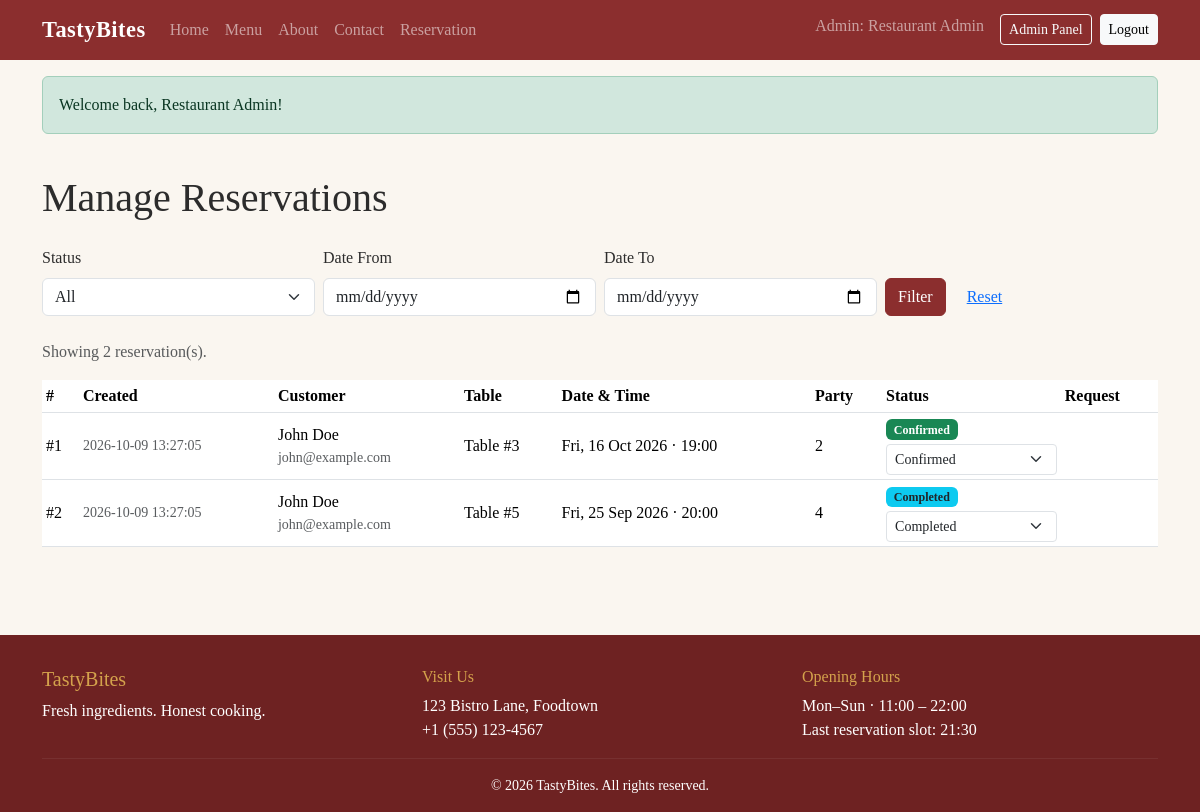
Page /admin/reservation_manage.php (signed in) on the committed database.
### tables this page shows
CREATE TABLE reservations (
    id               INT UNSIGNED AUTO_INCREMENT PRIMARY KEY,
    user_id          INT UNSIGNED NOT NULL,
    table_id         INT UNSIGNED NOT NULL,
    reservation_date DATE NOT NULL,
    reservation_time TIME NOT NULL,
    party_size       INT NOT NULL,
    special_request  TEXT NULL,
    status           ENUM('pending','confirmed','cancelled','completed') DEFAULT 'pending',
    created_at       TIMESTAMP DEFAULT CURRENT_TIMESTAMP,
    INDEX idx_reservation_lookup (table_id, reservation_date, reservation_time),
    FOREIGN KEY (user_id)  REFERENCES users(id)  ON DELETE CASCADE,
    FOREIGN KEY (table_id) REFERENCES tables(id) ON DELETE RESTRICT
);

CREATE TABLE users (
    id            INT UNSIGNED AUTO_INCREMENT PRIMARY KEY,
    full_name     VARCHAR(100) NOT NULL,
    email         VARCHAR(150) NOT NULL UNIQUE,
    phone         VARCHAR(20)  NULL,
    password_hash VARCHAR(255) NOT NULL,
    role          ENUM('user','admin') NOT NULL DEFAULT 'user',
    created_at    TIMESTAMP DEFAULT CURRENT_TIMESTAMP
);

CREATE TABLE tables (
    id            INT UNSIGNED AUTO_INCREMENT PRIMARY KEY,
    table_number  INT NOT NULL UNIQUE,
    capacity      INT NOT NULL,
    location_note VARCHAR(80) NULL,
    is_active     TINYINT(1) DEFAULT 1
);

### includes/helpers.php (called while the page is built, shortened)
<?php
function e(?string $value): string
{
    return htmlspecialchars((string)($value ?? ''), ENT_QUOTES | ENT_SUBSTITUTE, 'UTF-8');
}
function formatReservationDateTime(string $date, string $time): string
{
    $dt = DateTime::createFromFormat('Y-m-d H:i:s', $date . ' ' . $time);
    return $dt->format('D, d M Y') . ' · ' . $dt->format('H:i');
}

### admin/reservation_manage.php (the view, shortened to what this page needs)
<?php
require_once __DIR__ . '/../includes/db.php';
require_once __DIR__ . '/../includes/helpers.php';
$allowedStatuses = ['pending', 'confirmed', 'cancelled', 'completed'];
$statusFilter = $_GET['status']    ?? '';
$dateFrom     = $_GET['date_from'] ?? '';
$dateTo       = $_GET['date_to']   ?? '';
$sql = "SELECT r.id, r.reservation_date, r.reservation_time, r.party_size, r.status,
               r.special_request, r.created_at,
               u.full_name, u.email, u.phone,
               t.table_number
        FROM reservations r
        JOIN users u  ON u.id = r.user_id
        JOIN tables t ON t.id = r.table_id";
$sql .= ' ORDER BY r.reservation_date DESC, r.reservation_time DESC LIMIT 200';
$stmt = $db->prepare($sql);
$stmt->execute();
$rows = $stmt->get_result()->fetch_all(MYSQLI_ASSOC);
$filterQuery = array_filter([
    'status'    => $statusFilter,
    'date_from' => $dateFrom,
    'date_to'   => $dateTo,
], fn($v) => $v !== '');
function statusBadgeClass(string $status): string
{
    return match ($status) {
        'pending'   => 'bg-warning text-dark',
        'confirmed' => 'bg-success',
        'cancelled' => 'bg-secondary',
        'completed' => 'bg-info text-dark',
        default     => 'bg-light text-dark',
    };
}
require_once __DIR__ . '/../includes/header.php';
?>
<h1 class="mb-4">Manage Reservations</h1>
<form method="get" action="<?= BASE_URL ?>/admin/reservation_manage.php" class="row g-2 mb-4">
    <div class="col-md-3">
        <label for="status" class="form-label">Status</label>
        <select id="status" name="status" class="form-select">
            <option value="">All</option>
        </select>
    </div>
    <div class="col-md-3">
        <label for="date_from" class="form-label">Date From</label>
        <input type="date" id="date_from" name="date_from" class="form-control"
               value="<?= e($dateFrom) ?>">
    </div>
    <div class="col-md-3">
        <label for="date_to" class="form-label">Date To</label>
        <input type="date" id="date_to" name="date_to" class="form-control"
               value="<?= e($dateTo) ?>">
    </div>
    <div class="col-md-3 d-flex align-items-end">
        <button type="submit" class="btn btn-primary me-2">Filter</button>
        <a href="<?= BASE_URL ?>/admin/reservation_manage.php" class="btn btn-link">Reset</a>
    </div>
</form>
<p class="text-muted">Showing <?= count($rows) ?> reservation(s).</p>
<div class="table-responsive">
    <table class="table align-middle table-sm">
        <thead>
            <tr>
                <th>#</th>
                <th>Created</th>
                <th>Customer</th>
                <th>Table</th>
                <th>Date &amp; Time</th>
                <th>Party</th>
                <th>Status</th>
                <th>Request</th>
            </tr>
        </thead>
        <tbody>
        <?php if (empty($rows)): ?>
            <tr><td colspan="8" class="text-center text-muted">No reservations match the filters.</td></tr>
        <?php else: foreach ($rows as $r): ?>
            <tr>
                <td>#<?= (int)$r['id'] ?></td>
                <td class="small text-muted"><?= e($r['created_at']) ?></td>
                <td>
                    <?= e($r['full_name']) ?>
                    <small class="d-block text-muted"><?= e($r['email']) ?></small>
                </td>
                <td>Table #<?= (int)$r['table_number'] ?></td>
                <td><?= e(formatReservationDateTime($r['reservation_date'], $r['reservation_time'])) ?></td>
                <td><?= (int)$r['party_size'] ?></td>
                <td>
                    <span class="badge <?= statusBadgeClass($r['status']) ?> mb-1 d-inline-block">
                        <?= e(ucfirst($r['status'])) ?>
                    </span>
                    <form method="post"
                          action="<?= BASE_URL ?>/admin/reservation_manage.php?action=update_status<?= !empty($filterQuery) ? '&' . http_build_query($filterQuery) : '' ?>"
                          class="d-inline">
                        <select name="new_status" class="form-select form-select-sm"
                                onchange="this.form.submit()">
                            <?php foreach ($allowedStatuses as $s): ?>
                                <option value="<?= e($s) ?>" <?= $r['status'] === $s ? 'selected' : '' ?>>
                                    <?= e(ucfirst($s)) ?>
                                </option>
                            <?php endforeach; ?>
                        </select>
                    </form>
                </td>
                <td class="small text-muted"><?= e($r['special_request'] ?? '') ?></td>
            </tr>
        <?php endforeach; endif; ?>
        </tbody>
    </table>
</div>
<?php require_once __DIR__ . '/../includes/footer.php'; ?>

### assets/css/style.css (style rules this page uses)
:root { --tb-primary: #8B2E2E; --tb-primary-dark: #6E2222; --tb-accent: #D4A24C; --tb-bg-soft: #FAF6F0; --tb-text-dark: #2C2C2C; --tb-text-muted: #6c757d; --bs-primary: var(--tb-primary); --bs-primary-rgb: 139, 46, 46; }
body { background: var(--tb-bg-soft); color: var(--tb-text-dark); font-family: Georgia, 'Times New Roman', serif; }
h1, h2, h3, h4, h5, h6 { font-family: Georgia, 'Times New Roman', serif; }
.btn-primary { background-color: var(--tb-primary); border-color: var(--tb-primary); }

### rows in the picture
reservations: id "1", created_at "2026-10-09 13:27:05", user.full_name "John Doe", user.email "john@example.com", table.table_number "3", reservation_date+reservation_time "Fri, 16 Oct 2026 · 19:00", party_size "2", status "Confirmed", new_status "Confirmed"
reservations: id "2", created_at "2026-10-09 13:27:05", user.full_name "John Doe", user.email "john@example.com", table.table_number "5", reservation_date+reservation_time "Fri, 25 Sep 2026 · 20:00", party_size "4", status "Completed", new_status "Completed"

### other values in the picture
APP_NAME "TastyBites"
currentUserName() "Restaurant Admin"
$flash['message'] "Welcome back, Restaurant Admin!"
count($rows) "2"
